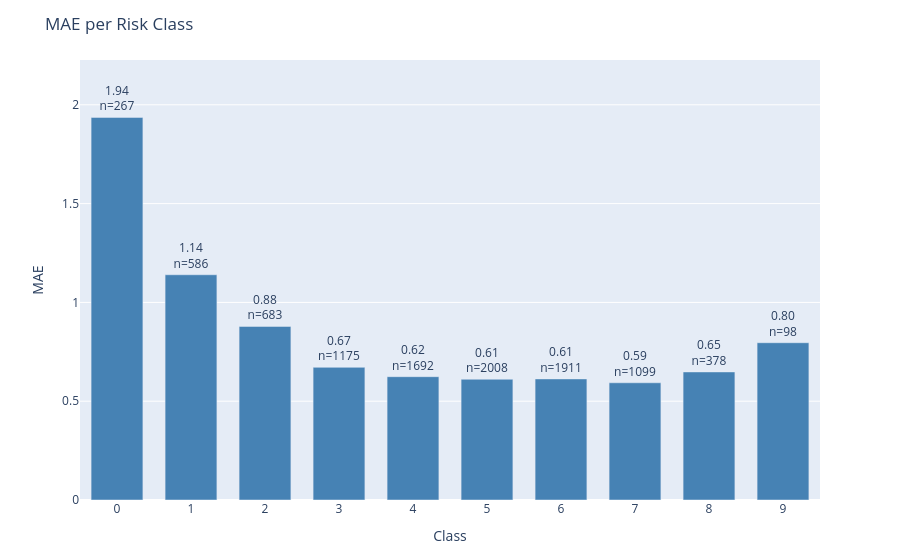

Write notebook code for a chart like this one.
### Code cell
plot_error_by_group(
    df=results_test,
    y_true_col='actual',
    y_pred_col='prediction',
    group_by='class',
    metric='mae',
    title='MAE per Risk Class'
)

### Figure 1 — Plotly figure (JSON) as saved in the notebook; plotly's stock layout.template omitted (floating-point values rounded to 4 significant figures)
{"data": [{"marker": {"color": "steelblue"}, "text": ["1.94<br>n=267", "1.14<br>n=586", "0.88<br>n=683", "0.67<br>n=1175", "0.62<br>n=1692", "0.61<br>n=2008", "0.61<br>n=1911", "0.59<br>n=1099", "0.65<br>n=378", "0.80<br>n=98"], "textposition": "outside", "type": "bar", "x": ["0", "1", "2", "3", "4", "5", "6", "7", "8", "9"], "y": [1.936, 1.14, 0.8785, 0.6715, 0.6241, 0.6111, 0.6128, 0.5933, 0.6481, 0.7959]}], "layout": {"bargap": 0.3, "margin": {"b": 60, "t": 60}, "title": {"text": "MAE per Risk Class"}, "uniformtext": {"minsize": 8, "mode": "hide"}, "xaxis": {"title": {"text": "Class"}}, "yaxis": {"range": [0, 2.227], "title": {"text": "MAE"}}}}
